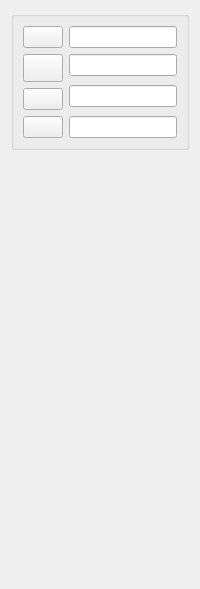
     <widget class="QWidget" name="tabStem">
      <attribute name="title">
       <string>Stem</string>
      </attribute>
      <layout class="QVBoxLayout" name="verticalLayout">
       <item>
        <widget class="QGroupBox" name="properties_groupBox_2">
         <property name="sizePolicy">
          <sizepolicy hsizetype="Preferred" vsizetype="Minimum">
           <horstretch>0</horstretch>
           <verstretch>0</verstretch>
          </sizepolicy>
         </property>
         <layout class="QGridLayout" name="gridLayout_2" columnstretch="0,2">
          <item row="0" column="0">
           <widget class="QPushButton" name="btnFirstStemColorPicker">
            <property name="sizePolicy">
             <sizepolicy hsizetype="MinimumExpanding" vsizetype="MinimumExpanding">
              <horstretch>0</horstretch>
              <verstretch>0</verstretch>
             </sizepolicy>
            </property>
           </widget>
          </item>
          <item row="0" column="1">
           <widget class="QLineEdit" name="txtFirstStemTitle">
            <property name="sizePolicy">
             <sizepolicy hsizetype="Expanding" vsizetype="Fixed">
              <horstretch>0</horstretch>
              <verstretch>0</verstretch>
             </sizepolicy>
            </property>
            <property name="minimumSize">
             <size>
              <width>0</width>
              <height>0</height>
             </size>
            </property>
           </widget>
          </item>
          <item row="1" column="0" rowspan="2">
           <widget class="QPushButton" name="btnSecondStemColorPicker">
            <property name="sizePolicy">
             <sizepolicy hsizetype="MinimumExpanding" vsizetype="MinimumExpanding">
              <horstretch>0</horstretch>
              <verstretch>0</verstretch>
             </sizepolicy>
            </property>
           </widget>
          </item>
          <item row="1" column="1">
           <widget class="QLineEdit" name="txtSecondStemTitle">
            <property name="sizePolicy">
             <sizepolicy hsizetype="Expanding" vsizetype="Fixed">
              <horstretch>0</horstretch>
              <verstretch>0</verstretch>
             </sizepolicy>
            </property>
            <property name="minimumSize">
             <size>
              <width>0</width>
              <height>0</height>
             </size>
            </property>
           </widget>
          </item>
          <item row="2" column="1" rowspan="2">
           <widget class="QLineEdit" name="txtThirdStemTitle">
            <property name="sizePolicy">
             <sizepolicy hsizetype="Expanding" vsizetype="Fixed">
              <horstretch>0</horstretch>
              <verstretch>0</verstretch>
             </sizepolicy>
            </property>
            <property name="minimumSize">
             <size>
              <width>0</width>
              <height>0</height>
             </size>
            </property>
           </widget>
          </item>
          <item row="3" column="0">
           <widget class="QPushButton" name="btnThirdStemColorPicker">
            <property name="sizePolicy">
             <sizepolicy hsizetype="MinimumExpanding" vsizetype="MinimumExpanding">
              <horstretch>0</horstretch>
              <verstretch>0</verstretch>
             </sizepolicy>
            </property>
           </widget>
          </item>
          <item row="4" column="0">
           <widget class="QPushButton" name="btnFourthStemColorPicker">
            <property name="sizePolicy">
             <sizepolicy hsizetype="MinimumExpanding" vsizetype="MinimumExpanding">
              <horstretch>0</horstretch>
              <verstretch>0</verstretch>
             </sizepolicy>
            </property>
           </widget>
          </item>
          <item row="4" column="1">
           <widget class="QLineEdit" name="txtFourthStemTitle">
            <property name="sizePolicy">
             <sizepolicy hsizetype="Expanding" vsizetype="Fixed">
              <horstretch>0</horstretch>
              <verstretch>0</verstretch>
             </sizepolicy>
            </property>
            <property name="minimumSize">
             <size>
              <width>0</width>
              <height>0</height>
             </size>
            </property>
           </widget>
          </item>
         </layout>
        </widget>
       </item>
       <item>
        <spacer name="verticalSpacer_3">
         <property name="orientation">
          <enum>Qt::Orientation::Vertical</enum>
         </property>
         <property name="sizeHint" stdset="0">
          <size>
           <width>17</width>
           <height>428</height>
          </size>
         </property>
        </spacer>
       </item>
      </layout>
     </widget>
